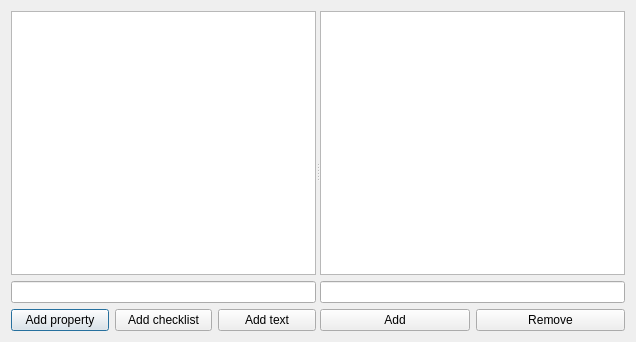
<?xml version="1.0" encoding="UTF-8"?>
<ui version="4.0">
 <class>SettingsDialog</class>
 <widget class="QDialog" name="SettingsDialog">
  <property name="geometry">
   <rect>
    <x>0</x>
    <y>0</y>
    <width>636</width>
    <height>342</height>
   </rect>
  </property>
  <property name="windowTitle">
   <string>Choose your future. Choose life.</string>
  </property>
  <layout class="QVBoxLayout" name="verticalLayout_3">
   <item>
    <widget class="QSplitter" name="splitter">
     <property name="orientation">
      <enum>Qt::Horizontal</enum>
     </property>
     <widget class="QWidget" name="verticalLayoutWidget">
      <layout class="QVBoxLayout" name="propLayout">
       <item>
        <widget class="QTableView" name="propView">
         <attribute name="verticalHeaderVisible">
          <bool>false</bool>
         </attribute>
        </widget>
       </item>
       <item>
        <widget class="QLineEdit" name="propEdit"/>
       </item>
       <item>
        <layout class="QHBoxLayout" name="propBtnLayout">
         <item>
          <widget class="QPushButton" name="addOrdButton">
           <property name="text">
            <string>Add property</string>
           </property>
          </widget>
         </item>
         <item>
          <widget class="QPushButton" name="addCatButton">
           <property name="text">
            <string>Add checklist</string>
           </property>
          </widget>
         </item>
         <item>
          <widget class="QPushButton" name="addBigButton">
           <property name="text">
            <string>Add text</string>
           </property>
          </widget>
         </item>
        </layout>
       </item>
      </layout>
     </widget>
     <widget class="QWidget" name="tagWidget" native="true">
      <layout class="QVBoxLayout" name="verticalLayout">
       <property name="leftMargin">
        <number>0</number>
       </property>
       <property name="topMargin">
        <number>0</number>
       </property>
       <property name="rightMargin">
        <number>0</number>
       </property>
       <property name="bottomMargin">
        <number>0</number>
       </property>
       <item>
        <widget class="QTableWidget" name="tagView">
         <attribute name="verticalHeaderVisible">
          <bool>false</bool>
         </attribute>
        </widget>
       </item>
       <item>
        <widget class="QLineEdit" name="tagEdit"/>
       </item>
       <item>
        <layout class="QHBoxLayout" name="tagBtnLayout">
         <item>
          <widget class="QPushButton" name="addTagButton">
           <property name="text">
            <string>Add</string>
           </property>
          </widget>
         </item>
         <item>
          <widget class="QPushButton" name="removeTagButton">
           <property name="text">
            <string>Remove</string>
           </property>
          </widget>
         </item>
        </layout>
       </item>
      </layout>
     </widget>
    </widget>
   </item>
  </layout>
 </widget>
 <resources/>
 <connections/>
</ui>
